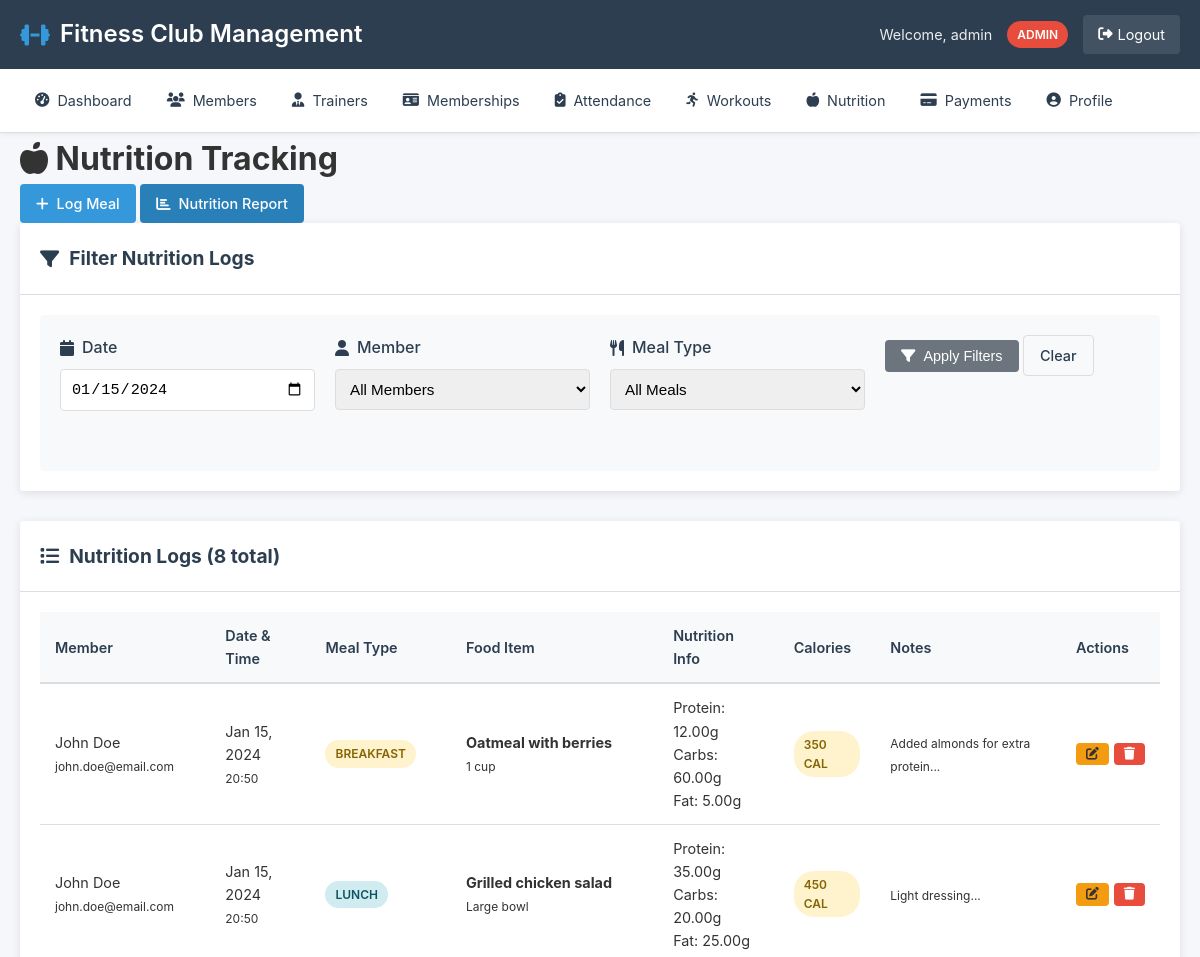
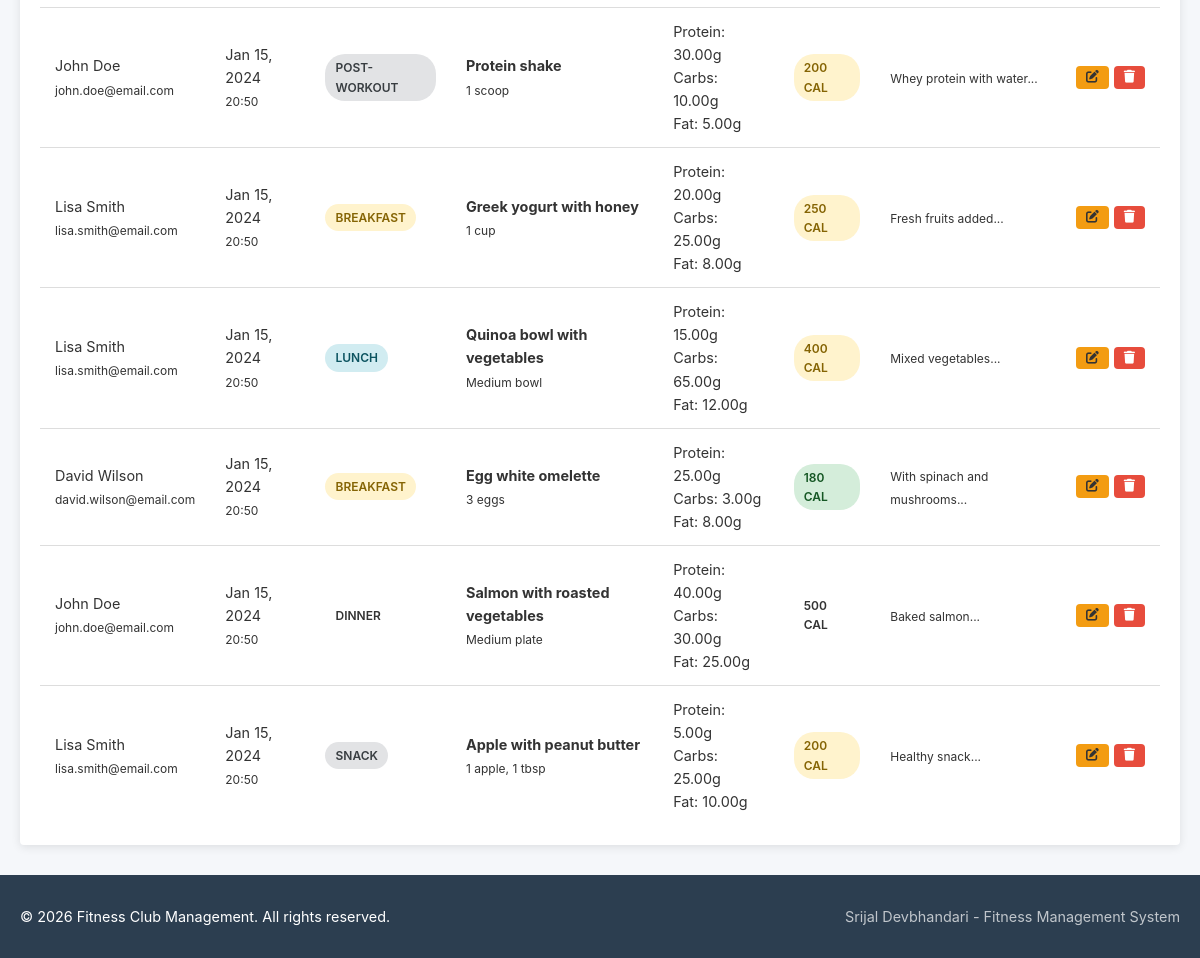
/nutrition/index.php?date=2024-01-15 (signed in), run on the app's committed database (2 pictures, top to bottom).
### tables this page shows
CREATE TABLE nutrition_logs (
    id INT PRIMARY KEY AUTO_INCREMENT,
    member_id INT NOT NULL,
    meal_type ENUM('Breakfast', 'Lunch', 'Dinner', 'Snack', 'Pre-workout', 'Post-workout') DEFAULT 'Snack',
    food_name VARCHAR(100) NOT NULL,
    calories INT NOT NULL,
    protein_g DECIMAL(5,2),
    carbs_g DECIMAL(5,2),
    fat_g DECIMAL(5,2),
    serving_size VARCHAR(50),
    log_date DATE DEFAULT CURRENT_DATE,
    log_time TIME DEFAULT CURRENT_TIME,
    notes TEXT,
    FOREIGN KEY (member_id) REFERENCES members(id) ON DELETE CASCADE,
    INDEX idx_member_date (member_id, log_date)
);

CREATE TABLE members (
    id INT PRIMARY KEY AUTO_INCREMENT,
    user_id INT UNIQUE,
    first_name VARCHAR(50) NOT NULL,
    last_name VARCHAR(50) NOT NULL,
    email VARCHAR(100) UNIQUE NOT NULL,
    phone VARCHAR(20),
    date_of_birth DATE,
    gender ENUM('Male', 'Female', 'Other'),
    address TEXT,
    emergency_contact VARCHAR(100),
    profile_image VARCHAR(255),
    join_date DATE DEFAULT CURRENT_DATE,
    status ENUM('Active', 'Inactive', 'Suspended') DEFAULT 'Active',
    fitness_goals TEXT,
    medical_notes TEXT,
    height_cm DECIMAL(5,2),
    weight_kg DECIMAL(5,2),
    created_at TIMESTAMP DEFAULT CURRENT_TIMESTAMP,
    updated_at TIMESTAMP DEFAULT CURRENT_TIMESTAMP ON UPDATE CURRENT_TIMESTAMP,
    FOREIGN KEY (user_id) REFERENCES users(id) ON DELETE CASCADE,
    INDEX idx_status (status),
    INDEX idx_name (first_name, last_name)
);

### includes/functions.php (called while the page is built, shortened)
<?php
function has_role($role)
{
    return isset($_SESSION['user_role']) && $_SESSION['user_role'] === $role;
}
function is_admin()
{
    return has_role('admin');
}
function format_date($date_string)
{
    return date('M j, Y', strtotime($date_string));
}
function e($string)
{
    return htmlspecialchars($string ?? '', ENT_QUOTES, 'UTF-8');
}
?>

### public/nutrition/index.php (the view, shortened to what this page needs)
<?php
require_once '../../config/config.php';
require_once '../../includes/functions.php';
include '../../includes/header.php';
$limit = 20;
$page = isset($_GET['page']) ? (int)$_GET['page'] : 1;
$offset = ($page - 1) * $limit;
$date_filter = isset($_GET['date']) ? $_GET['date'] : date('Y-m-d');
$where_clauses = [];
$params = [];
if (!empty($date_filter)) {
    $where_clauses[] = "nl.log_date = ?";
    $params[] = $date_filter;
}
$where_sql = empty($where_clauses) ? '' : 'WHERE ' . implode(' AND ', $where_clauses);
$count_sql = "SELECT COUNT(*) as total FROM nutrition_logs nl $where_sql";
$stmt = $pdo->prepare($count_sql);
$stmt->execute($params);
$total_logs = $stmt->fetch()['total'];
$sql = "
    SELECT nl.*,
           m.first_name, m.last_name, m.email
    FROM nutrition_logs nl
    LEFT JOIN members m ON nl.member_id = m.id
    $where_sql
    ORDER BY nl.log_date DESC, nl.log_time DESC
    LIMIT ? OFFSET ?
";
$params[] = $limit;
$params[] = $offset;
$stmt = $pdo->prepare($sql);
$stmt->execute($params);
$nutrition_logs = $stmt->fetchAll();
?>
<div class="content-header">
    <h1><i class="fas fa-apple-alt"></i> Nutrition Tracking</h1>
    <div class="header-actions">
        <a href="add.php" class="btn btn-primary">
            <i class="fas fa-plus"></i> Log Meal
        </a>
        <?php if (is_admin() || is_trainer()): ?>
        <a href="report.php" class="btn btn-info">
            <i class="fas fa-chart-bar"></i> Nutrition Report
        </a>
        <?php endif; ?>
    </div>
</div>
<div class="content-card">
    <div class="card-header">
        <h2><i class="fas fa-filter"></i> Filter Nutrition Logs</h2>
    </div>
    <div class="card-body">
        <form method="GET" action="" class="filter-form">
            <div class="form-row">
                <div class="form-group">
                    <label for="date"><i class="fas fa-calendar"></i> Date</label>
                    <input type="date" id="date" name="date"
                           value="<?php echo e($date_filter); ?>">
                </div>
                <?php if (is_admin() || is_trainer()): ?>
                <div class="form-group">
                    <label for="member_id"><i class="fas fa-user"></i> Member</label>
                    <select id="member_id" name="member_id">
                        <option value="">All Members</option>
                    </select>
                </div>
                <?php endif; ?>
                <div class="form-group">
                    <label for="meal_type"><i class="fas fa-utensils"></i> Meal Type</label>
                    <select id="meal_type" name="meal_type">
                        <option value="">All Meals</option>
                    </select>
                </div>
                <div class="form-group">
                    <button type="submit" class="btn btn-secondary">
                        <i class="fas fa-filter"></i> Apply Filters
                    </button>
                    <a href="index.php" class="btn btn-outline">Clear</a>
                </div>
            </div>
        </form>
    </div>
</div>
<div class="content-card">
    <div class="card-header">
        <h2><i class="fas fa-list"></i> Nutrition Logs (<?php echo e($total_logs); ?> total)</h2>
    </div>
    <div class="card-body">
        <?php if ($nutrition_logs): ?>
            <div class="table-responsive">
                <table class="data-table">
                    <thead>
                        <tr>
                            <?php if (is_admin() || is_trainer()): ?>
                            <th>Member</th>
                            <?php endif; ?>
                            <th>Date & Time</th>
                            <th>Meal Type</th>
                            <th>Food Item</th>
                            <th>Nutrition Info</th>
                            <th>Calories</th>
                            <th>Notes</th>
                            <th>Actions</th>
                        </tr>
                    </thead>
                    <tbody>
                        <?php foreach ($nutrition_logs as $log): ?>
                        <tr>
                            <?php if (is_admin() || is_trainer()): ?>
                            <td>
                                <?php echo e($log['first_name'] . ' ' . $log['last_name']); ?>
                                <br><small><?php echo e($log['email']); ?></small>
                            </td>
                            <?php endif; ?>
                            <td>
                                <div><?php echo e(format_date($log['log_date'])); ?></div>
                                <small><?php echo e(date('H:i', strtotime($log['log_time']))); ?></small>
                            </td>
                            <td>
                                <span class="badge
                                    <?php echo $log['meal_type'] == 'Breakfast' ? 'warning' :
                                           ($log['meal_type'] == 'Lunch' ? 'info' :
                                           ($log['meal_type'] == 'Dinner' ? 'primary' : 'secondary')); ?>">
                                    <?php echo e($log['meal_type']); ?>
                                </span>
                            </td>
                            <td>
                                <strong><?php echo e($log['food_name']); ?></strong>
                                <?php if ($log['serving_size']): ?>
                                <br><small><?php echo e($log['serving_size']); ?></small>
                                <?php endif; ?>
                            </td>
                            <td>
                                <?php if ($log['protein_g']): ?><div>Protein: <?php echo e($log['protein_g']); ?>g</div><?php endif; ?>
                                <?php if ($log['carbs_g']): ?><div>Carbs: <?php echo e($log['carbs_g']); ?>g</div><?php endif; ?>
                                <?php if ($log['fat_g']): ?><div>Fat: <?php echo e($log['fat_g']); ?>g</div><?php endif; ?>
                            </td>
                            <td>
                                <span class="badge
                                    <?php echo $log['calories'] < 200 ? 'success' :
                                           ($log['calories'] < 500 ? 'warning' : 'danger'); ?>">
                                    <?php echo e($log['calories']); ?> cal
                                </span>
                            </td>
                            <td>
                                <?php if ($log['notes']): ?>
                                    <small><?php echo e(substr($log['notes'], 0, 50)); ?>...</small>
                                <?php else: ?>
                                    <span class="text-muted">No notes</span>
                                <?php endif; ?>
                            </td>
                            <td>
                                <div class="action-buttons">
                                    <a href="edit.php?id=<?php echo e($log['id']); ?>" class="btn btn-sm btn-warning"
                                       title="Edit">
                                        <i class="fas fa-edit"></i>
                                    </a>
                                    <a href="delete.php?id=<?php echo e($log['id']); ?>" class="btn btn-sm btn-danger"
                                       title="Delete" onclick="return confirm('Delete this nutrition log?')">
                                        <i class="fas fa-trash"></i>
                                    </a>
                                </div>
                            </td>
                        </tr>
                        <?php endforeach; ?>
                    </tbody>
                </table>
            </div>
        <?php endif; ?>
    </div>
</div>
<?php include '../../includes/footer.php'; ?>

### assets/css/style.css (style rules this page uses)
* { margin: 0; padding: 0; box-sizing: border-box; }
:root { --primary-color: #2c3e50; --secondary-color: #3498db; --success-color: #27ae60; --warning-color: #f39c12; --danger-color: #e74c3c; --info-color: #2980b9; --light-color: #ecf0f1; --dark-color: #2c3e50; --gray-color: #95a5a6; --border-color: #ddd; --shadow: 0 2px 10px rgba(0, 0, 0, 0.1); --border-radius: 4px; --transition: all 0.3s ease; }
body { font-family: -apple-system, BlinkMacSystemFont, 'Segoe UI', Roboto, Oxygen, Ubuntu, sans-serif; line-height: 1.6; color: #333; background-color: #f5f7fa; min-height: 100vh; display: flex; flex-direction: column; }
.content-card { background: white; border-radius: var(--border-radius); box-shadow: var(--shadow); margin-bottom: 30px; overflow: hidden; }
.card-header { padding: 20px; border-bottom: 1px solid var(--border-color); display: flex; justify-content: space-between; align-items: center; }
.card-header h2 { font-size: 1.2rem; color: var(--dark-color); display: flex; align-items: center; gap: 10px; }
.card-body { padding: 20px; }
.table-responsive { overflow-x: auto; }
.data-table { width: 100%; border-collapse: collapse; font-size: 0.9rem; }
.data-table thead { background-color: #f8f9fa; }
.data-table th { padding: 12px 15px; text-align: left; font-weight: 600; color: var(--dark-color); border-bottom: 2px solid var(--border-color); }
.data-table td { padding: 12px 15px; border-bottom: 1px solid var(--border-color); }
.data-table tbody tr:last-child td { border-bottom: none; }
.status-badge, .badge { display: inline-block; padding: 4px 10px; border-radius: 20px; font-size: 0.75rem; font-weight: 600; text-transform: uppercase; }
.status-badge.success, .badge.success { background-color: #d4edda; color: #155724; }
.status-badge.warning, .badge.warning { background-color: #fff3cd; color: #856404; }
.status-badge.info, .badge.info { background-color: #d1ecf1; color: #0c5460; }
.status-badge.secondary, .badge.secondary { background-color: #e2e3e5; color: #383d41; }
.action-buttons { display: flex; gap: 5px; }
.btn { display: inline-flex; align-items: center; justify-content: center; gap: 8px; padding: 8px 16px; border: none; border-radius: var(--border-radius); font-size: 0.9rem; font-weight: 500; text-decoration: none; cursor: pointer; transition: var(--transition); white-space: nowrap; }
.btn-sm { padding: 5px 10px; font-size: 0.8rem; }
.btn-primary { background-color: var(--secondary-color); color: white; }
.btn-secondary { background-color: #6c757d; color: white; }
.btn-warning { background-color: var(--warning-color); color: #333; }
.btn-danger { background-color: var(--danger-color); color: white; }
.btn-info { background-color: var(--info-color); color: white; }
.btn-outline { background-color: transparent; border: 1px solid var(--border-color); color: var(--dark-color); }
.form-row { display: grid; grid-template-columns: repeat(auto-fit, minmax(250px, 1fr)); gap: 20px; margin-bottom: 20px; }
.form-group { margin-bottom: 20px; }
.form-group label { display: block; margin-bottom: 8px; font-weight: 500; color: var(--dark-color); display: flex; align-items: center; gap: 8px; }
.form-group input, .form-group select, .form-group textarea { width: 100%; padding: 10px; border: 1px solid var(--border-color); border-radius: var(--border-radius); font-size: 0.95rem; transition: var(--transition); }
.filter-form { background: #f8f9fa; padding: 20px; border-radius: var(--border-radius); }

### data on the page
nutrition_logs: member.last_name "John Doe", member.email "john.doe@email.com", log_date "Jan 15, 2024", log_time "20:50", meal_type "BREAKFAST", food_name "Oatmeal with berries", serving_size "1 cup", protein_g "12.00", carbs_g "60.00", fat_g "5.00", calories "350", notes "Added almonds for extra protein"
nutrition_logs: member.last_name "John Doe", member.email "john.doe@email.com", log_date "Jan 15, 2024", log_time "20:50", meal_type "LUNCH", food_name "Grilled chicken salad", serving_size "Large bowl", protein_g "35.00", carbs_g "20.00", fat_g "25.00", calories "450", notes "Light dressing"
nutrition_logs: member.last_name "John Doe", member.email "john.doe@email.com", log_date "Jan 15, 2024", log_time "20:50", meal_type "POST-WORKOUT", food_name "Protein shake", serving_size "1 scoop", protein_g "30.00", carbs_g "10.00", fat_g "5.00", calories "200", notes "Whey protein with water"
nutrition_logs: member.last_name "Lisa Smith", member.email "lisa.smith@email.com", log_date "Jan 15, 2024", log_time "20:50", meal_type "BREAKFAST", food_name "Greek yogurt with honey", serving_size "1 cup", protein_g "20.00", carbs_g "25.00", fat_g "8.00", calories "250", notes "Fresh fruits added"
nutrition_logs: member.last_name "Lisa Smith", member.email "lisa.smith@email.com", log_date "Jan 15, 2024", log_time "20:50", meal_type "LUNCH", food_name "Quinoa bowl with vegetables", serving_size "Medium bowl", protein_g "15.00", carbs_g "65.00", fat_g "12.00", calories "400", notes "Mixed vegetables"
nutrition_logs: member.last_name "David Wilson", member.email "david.wilson@email.com", log_date "Jan 15, 2024", log_time "20:50", meal_type "BREAKFAST", food_name "Egg white omelette", serving_size "3 eggs", protein_g "25.00", carbs_g "3.00", fat_g "8.00", calories "180", notes "With spinach and mushrooms"
nutrition_logs: member.last_name "John Doe", member.email "john.doe@email.com", log_date "Jan 15, 2024", log_time "20:50", meal_type "DINNER", food_name "Salmon with roasted vegetables", serving_size "Medium plate", protein_g "40.00", carbs_g "30.00", fat_g "25.00", calories "500", notes "Baked salmon"
nutrition_logs: member.last_name "Lisa Smith", member.email "lisa.smith@email.com", log_date "Jan 15, 2024", log_time "20:50", meal_type "SNACK", food_name "Apple with peanut butter", serving_size "1 apple, 1 tbsp", protein_g "5.00", carbs_g "25.00", fat_g "10.00", calories "200", notes "Healthy snack"

### other printed values
SITE_NAME "Fitness Club Management"
$_SESSION['user_name'] "admin"
$_SESSION['user_role'] "ADMIN"
$total_logs "8"
